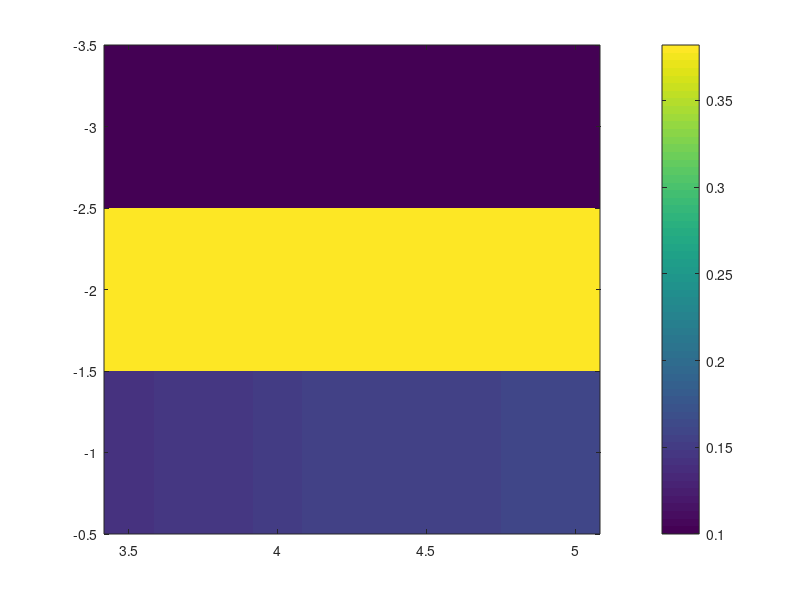

Write MATLAB code to recreate this figure. (Note: this script raises an error after producing the figure.)
close all; clearvars

% Support vector machine
load('rbf_svm_cv_mean_acc.mat')
figure(1)
gamma = linspace(-1,-3,3);
C = linspace(3.5,5,10);
imagesc(C,gamma,cv_mean_acc)
c = colorbar;
c.Label.String = 'Mean accuracy';
title('Cross Validation: Support Vector Machine')
xlabel('C')
ylabel('log_{10}\gamma')

figure(2)
plot(C,cv_mean_acc(2,:))
title('Cross Validation: Support Vector Machine')
xlabel('C')
ylabel('Mean accuracy')

% k-nearest neighbors
load('knn_cv_mean_acc.mat')
k = 1:10;
figure(3)
hold on
plot(k,cv_mean_acc(1,:))
plot(k,cv_mean_acc(2,:))
hold off
title('Cross Validation: k-Nearest Neighbors')
xlabel('k')
ylabel('Mean accuracy')
legend('weights = ''uniform''','weights = ''distance''')

% Random forest
load('rnd_cv_mean_acc.mat')
n_trees = 5*logspace(2,3,10);
figure(4)
semilogx(n_trees,cv_mean_acc)
title('Cross Validation: Random Forest')
xlabel('n_{trees}')
xlim([5e2 5e3])
ylabel('Mean accuracy')
